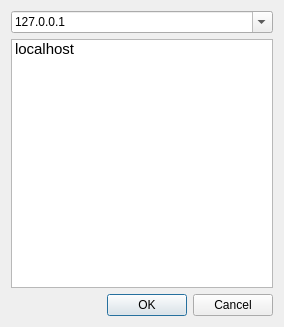
<?xml version="1.0" encoding="UTF-8"?>
<ui version="4.0">
 <class>LocalConnectDataBase</class>
 <widget class="QDialog" name="LocalConnectDataBase">
  <property name="geometry">
   <rect>
    <x>0</x>
    <y>0</y>
    <width>284</width>
    <height>327</height>
   </rect>
  </property>
  <property name="windowTitle">
   <string>Dialog</string>
  </property>
  <layout class="QVBoxLayout" name="verticalLayout">
   <item>
    <widget class="QComboBox" name="comboBox">
     <property name="editable">
      <bool>true</bool>
     </property>
     <item>
      <property name="text">
       <string>127.0.0.1</string>
      </property>
     </item>
    </widget>
   </item>
   <item>
    <widget class="QListWidget" name="listWidget">
     <item>
      <property name="text">
       <string>localhost</string>
      </property>
      <property name="font">
       <font>
        <pointsize>11</pointsize>
        <weight>50</weight>
        <bold>false</bold>
       </font>
      </property>
      <property name="flags">
       <set>ItemIsSelectable|ItemIsDragEnabled|ItemIsEnabled</set>
      </property>
     </item>
    </widget>
   </item>
   <item>
    <widget class="QDialogButtonBox" name="buttonBox">
     <property name="orientation">
      <enum>Qt::Horizontal</enum>
     </property>
     <property name="standardButtons">
      <set>QDialogButtonBox::Cancel|QDialogButtonBox::Ok</set>
     </property>
    </widget>
   </item>
  </layout>
 </widget>
 <resources/>
 <connections>
  <connection>
   <sender>buttonBox</sender>
   <signal>accepted()</signal>
   <receiver>LocalConnectDataBase</receiver>
   <slot>accept()</slot>
   <hints>
    <hint type="sourcelabel">
     <x>248</x>
     <y>254</y>
    </hint>
    <hint type="destinationlabel">
     <x>157</x>
     <y>274</y>
    </hint>
   </hints>
  </connection>
  <connection>
   <sender>buttonBox</sender>
   <signal>rejected()</signal>
   <receiver>LocalConnectDataBase</receiver>
   <slot>reject()</slot>
   <hints>
    <hint type="sourcelabel">
     <x>316</x>
     <y>260</y>
    </hint>
    <hint type="destinationlabel">
     <x>286</x>
     <y>274</y>
    </hint>
   </hints>
  </connection>
 </connections>
</ui>
